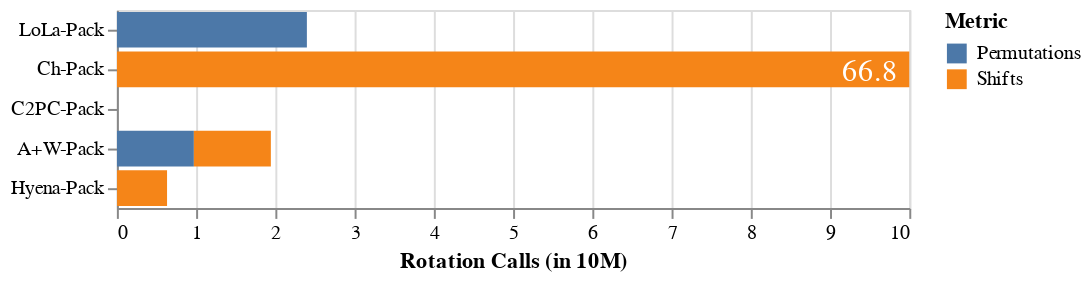

Notebook source saved alongside this figure:
### Code cell
SCALE = 10000000
temp_dd = []

replace = {
    'Automorphisms':'Shifts',
    'Permutations':'Permutations'
}

# for data in [data_mobile]:
for data in [data_resnet]:
    # Calls
    structs = ['Stats']
    keys = ['Automorphisms','Permutations']
    # structs = ['KSH', 'MUL', 'NTT']

    for model in data:
        layer_list = list(data[model].keys())[:-1]
        if 'ngraph' in model[0]:
            continue
        if 'f1' not in model[2]:
            continue
        if 'plus' in model[0]:
            continue
        if 'gala' in model[0]:
            continue
        for layer in layer_list:
#             if 'Residual' not in layer:
#                 continue
            for s in structs:
                for metric,vals in data[model][layer][s].items():
                    if metric in keys:
#                         if vals == 0:
#                             continue
                        temp_dd.append([replace_strings_pseudo["_".join(model)], data[model][layer]['Layer'], replace[metric], vals/SCALE])

df_dd = pd.DataFrame(temp_dd, columns=['Model', 'Layer', 'Metric', "Count"])
# df_l = df_temp[df_temp['Layer'] == 'CONV 2 1 2']
# df_l = df_temp[df_temp['Layer'] == 'CONV 2 1 Residual']
dd = df_dd.groupby(['Model','Metric']).sum().reset_index()


at1 = alt.Chart(dd).mark_bar(clip=True).encode(
    y=alt.Y('Model', axis=alt.Axis(title=None), sort=['LoLa-Pack','Ch-Pack', 'C2PC-Pack','Gala-Pack','A+W-Pack','Hyena-Pack']),
    x=alt.X('Count', title='Rotation Calls (in 10M)', scale=alt.Scale(domain=[0, 10])),
    color='Metric'
)

text1 = alt.Chart(dd).mark_text(dx=-20, dy=1, color='White', fontSize=15).encode(
    y=alt.Y('Model', axis=alt.Axis(title=None), sort=['LoLa-Pack','Ch-Pack', 'C2PC-Pack','Gala-Pack','A+W-Pack','Hyena-Pack']),
#     x=alt.X('Count', title='Count (in 100M)', scale=alt.Scale(domain=[0, 10])),
    x=alt.value(400),
    text=alt.Text('sum(Count):Q', format='.1f'),
)

(at1+text1).display()
print(dd)

### Figure 1 — Vega-Lite specification as saved in the notebook (floating-point values rounded to 4 significant figures)
{"config": {"view": {"continuousWidth": 400, "continuousHeight": 300}}, "layer": [{"mark": {"type": "bar", "clip": true}, "encoding": {"color": {"field": "Metric", "type": "nominal"}, "x": {"field": "Count", "scale": {"domain": [0, 10]}, "title": "Rotation Calls (in 10M)", "type": "quantitative"}, "y": {"axis": {"title": null}, "field": "Model", "sort": ["LoLa-Pack", "Ch-Pack", "C2PC-Pack", "Gala-Pack", "A+W-Pack", "Hyena-Pack"], "type": "nominal"}}}, {"mark": {"type": "text", "color": "White", "dx": -20, "dy": 1, "fontSize": 15}, "encoding": {"text": {"aggregate": "sum", "field": "Count", "format": ".1f", "type": "quantitative"}, "x": {"value": 400}, "y": {"axis": {"title": null}, "field": "Model", "sort": ["LoLa-Pack", "Ch-Pack", "C2PC-Pack", "Gala-Pack", "A+W-Pack", "Hyena-Pack"], "type": "nominal"}}}], "data": {"name": "data-85703a3507accabcf77f7f1b5e9eecad"}, "$schema": "https://vega.github.io/schema/vega-lite/v4.17.0.json", "datasets": {"data-85703a3507accabcf77f7f1b5e9eecad": [{"Model": "A+W-Pack", "Metric": "Permutations", "Count": 0.9716}, {"Model": "A+W-Pack", "Metric": "Shifts", "Count": 0.9716}, {"Model": "C2PC-Pack", "Metric": "Permutations", "Count": 0.0}, {"Model": "C2PC-Pack", "Metric": "Shifts", "Count": 0.0}, {"Model": "Ch-Pack", "Metric": "Permutations", "Count": 0.0}, {"Model": "Ch-Pack", "Metric": "Shifts", "Count": 66.8}, {"Model": "Hyena-Pack", "Metric": "Permutations", "Count": 0.002377}, {"Model": "Hyena-Pack", "Metric": "Shifts", "Count": 0.6308}, {"Model": "LoLa-Pack", "Metric": "Permutations", "Count": 2.398}, {"Model": "LoLa-Pack", "Metric": "Shifts", "Count": 0.0}]}}
